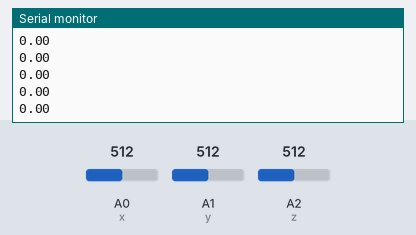
The sketch below on a simulated Arduino Uno, built with avr-gcc and run on an emulated ATmega328P. Shown: the last lines printed to the serial monitor. Inputs (shaded band) come from the test bench; at power-on: A0 (x) = 512, A1 (y) = 512, A2 (z) = 512. Storage starts empty.

Above: at 1.2 s.
1.3 s: A0 (x) set to 716
At 1.5 s:
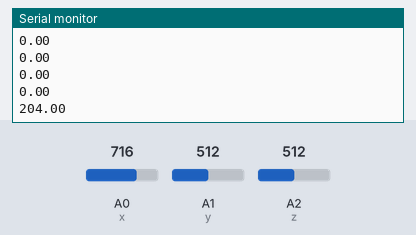
2.8 s: A0 (x) set to 900
At 3.01 s:
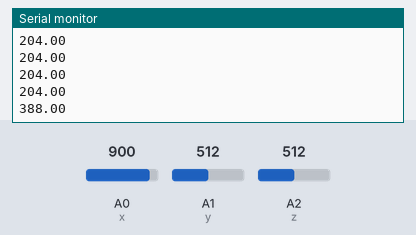
Timing chart, 0 to 5.8 s (numbered marks = the images above; inputs shaded):
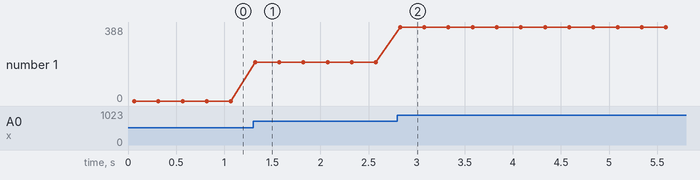

Measured:
- after the input at 1.3 s, the serial monitor: prints a new line at once (image 1)
- after the input at 2.8 s, the serial monitor: prints a new line at once (image 2)
- plotted number 1: 0 → 204 after the input at 1.3 s, 204 → 388 after the input at 2.8 s

The sketch:

_eSeismographos.ino
```cpp
#include <SD.h>
#include <SPI.h>

#define x A0 // x_out pin of Accelerometer
#define y A1 // y_out pin of Accelerometer
#define z A2 // z_out pin of Accelerometer

float xsample = 0;
float ysample = 0;
float zsample = 0;

File file;

#define samples 100.0

void setup()
{
  Serial.begin(9600);

  //Βαθμονόμηση/Calibration
  for (int i = 0; i < samples; i++)
  {
    xsample += analogRead(x);
    ysample += analogRead(y);
    zsample += analogRead(z);

    xsample /= 2;
    ysample /= 2;
    zsample /= 2;
  }

  SD.begin(4);

  file = SD.open("data.txt", FILE_WRITE);
  file.println("new session");
}

void loop()
{
  float x = analogRead(x); // reading x out
  float y = analogRead(y); //reading y out
  float z = analogRead(z); //reading z out

  float xValue = x - xsample;
  float yValue = y - ysample;
  float zValue = z - zsample;

  float combinedMagnitude = (xValue + yValue + zValue) / 3;

  Serial.println(combinedMagnitude);
  file.println(String(combinedMagnitude));
  delay(250);
}
```
